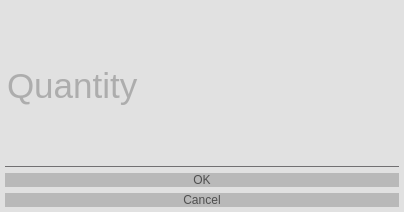
<?xml version="1.0" encoding="UTF-8"?>
<ui version="4.0">
 <class>Dialog</class>
 <widget class="QDialog" name="Dialog">
  <property name="geometry">
   <rect>
    <x>0</x>
    <y>0</y>
    <width>404</width>
    <height>212</height>
   </rect>
  </property>
  <property name="windowTitle">
   <string>Custom quantity</string>
  </property>
  <property name="windowIcon">
   <iconset resource="../resource/resource.qrc">
    <normaloff>:/Simple icons/simple_icons/fi-rr-menu-dots.svg</normaloff>:/Simple icons/simple_icons/fi-rr-menu-dots.svg</iconset>
  </property>
  <property name="styleSheet">
   <string notr="true">*
{
	
	font: 26pt &quot;MS Shell Dlg 2&quot;;
	
	color: rgb(79, 79, 79);
	background-color:  rgba(223, 223, 223, 200);
}


QPushButton
{ 
	alternate-background-color: rgb(255, 255, 255);
	
	background-color: rgb(185, 185, 185);
	border-width: 2px;
    border-radius: 10px;
	position: center;
 }

QPushButton:hover
{
	background: rgba(225, 225, 225, 180);
	border-style: dashed;
}

QPushButton:pressed
{
	
	background-color: rgb(136, 136, 136, 180);
	border-width: 2px;
    border-radius: 10px;
}

QLineEdit
{
	background: transparent;
	color: rgb(121, 121, 121);
	border: none;
	border-bottom: 1px solid #717072
}
</string>
  </property>
  <layout class="QVBoxLayout" name="verticalLayout">
   <property name="leftMargin">
    <number>5</number>
   </property>
   <property name="topMargin">
    <number>5</number>
   </property>
   <property name="rightMargin">
    <number>5</number>
   </property>
   <property name="bottomMargin">
    <number>5</number>
   </property>
   <item>
    <widget class="QLineEdit" name="le_quantity">
     <property name="sizePolicy">
      <sizepolicy hsizetype="MinimumExpanding" vsizetype="MinimumExpanding">
       <horstretch>0</horstretch>
       <verstretch>0</verstretch>
      </sizepolicy>
     </property>
     <property name="font">
      <font>
       <family>MS Shell Dlg 2</family>
       <pointsize>26</pointsize>
       <italic>false</italic>
       <bold>false</bold>
      </font>
     </property>
     <property name="layoutDirection">
      <enum>Qt::LeftToRight</enum>
     </property>
     <property name="inputMethodHints">
      <set>Qt::ImhDigitsOnly|Qt::ImhFormattedNumbersOnly</set>
     </property>
     <property name="text">
      <string/>
     </property>
     <property name="placeholderText">
      <string>Quantity</string>
     </property>
    </widget>
   </item>
   <item>
    <widget class="QDialogButtonBox" name="buttonBox">
     <property name="sizePolicy">
      <sizepolicy hsizetype="MinimumExpanding" vsizetype="Maximum">
       <horstretch>0</horstretch>
       <verstretch>0</verstretch>
      </sizepolicy>
     </property>
     <property name="font">
      <font>
       <family>MS Shell Dlg 2</family>
       <pointsize>26</pointsize>
       <italic>false</italic>
       <bold>false</bold>
      </font>
     </property>
     <property name="layoutDirection">
      <enum>Qt::LeftToRight</enum>
     </property>
     <property name="autoFillBackground">
      <bool>false</bool>
     </property>
     <property name="orientation">
      <enum>Qt::Vertical</enum>
     </property>
     <property name="standardButtons">
      <set>QDialogButtonBox::Cancel|QDialogButtonBox::Ok</set>
     </property>
     <property name="centerButtons">
      <bool>true</bool>
     </property>
    </widget>
   </item>
  </layout>
 </widget>
 <resources>
  <include location="../resource/resource.qrc"/>
 </resources>
 <connections/>
</ui>
